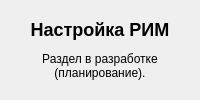
<?xml version="1.0" encoding="UTF-8"?>
<ui version="4.0">
 <class>RimTab</class>
 <widget class="QWidget" name="RimTab">
  <layout class="QVBoxLayout" name="verticalLayout">
   <item>
    <widget class="QLabel" name="placeholderLabel">
     <property name="text">
      <string>&lt;h2&gt;Настройка РИМ&lt;/h2&gt;&lt;p&gt;Раздел в разработке (планирование).&lt;/p&gt;</string>
     </property>
     <property name="alignment">
      <set>Qt::AlignCenter</set>
     </property>
     <property name="textFormat">
      <enum>Qt::RichText</enum>
     </property>
     <property name="wordWrap">
      <bool>true</bool>
     </property>
    </widget>
   </item>
  </layout>
 </widget>
 <resources/>
 <connections/>
</ui>
